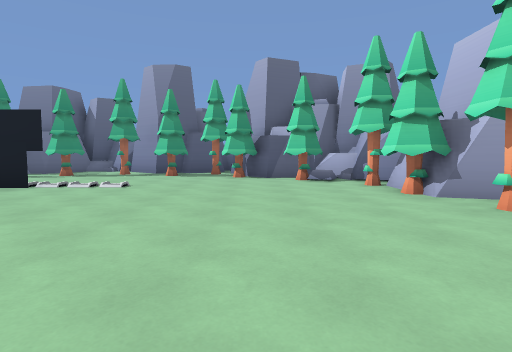
[1] (above)

16 first-person views from a walk through a 3-D level made in the Godot game engine. The camera is 1.3 m above the floor, tilts 4° down and sees 80° across. The floor is counted in squares, 2 m on a side. Each view is taken from the middle of a square. On the plan, view 1 faces up. The plan holds only what a view shows up to about 10 squares ahead; the rest is blank. The place goes on beyond the plan. Some surface patterns are stand-ins.

[2]
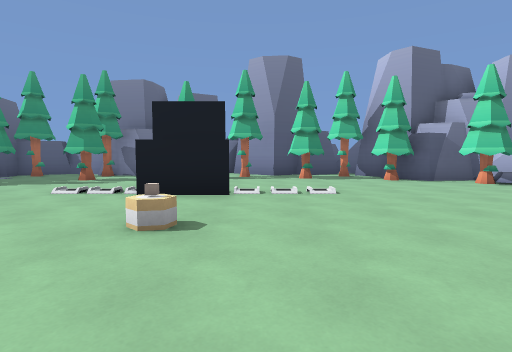

[3]
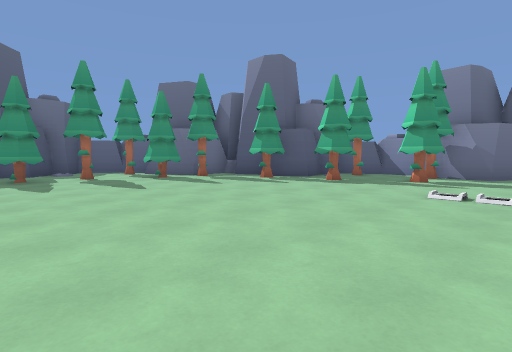

[4]
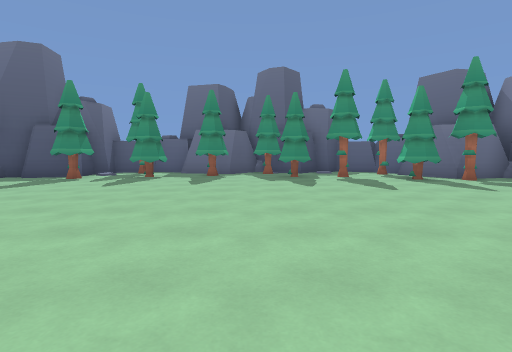

[5]
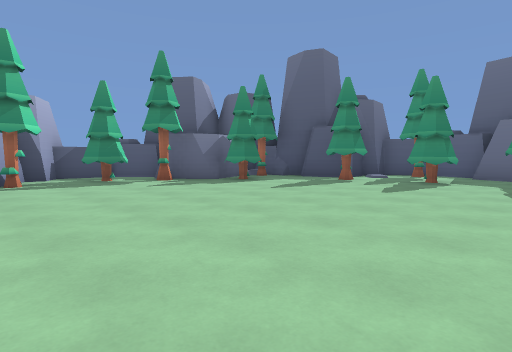

[6]
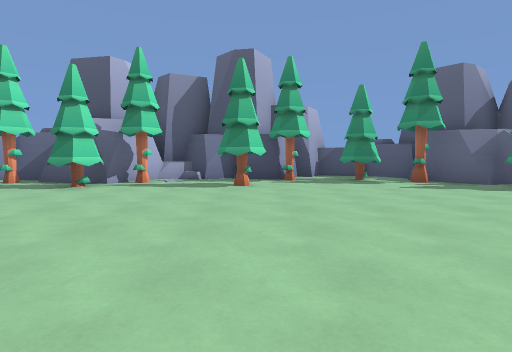

[7]
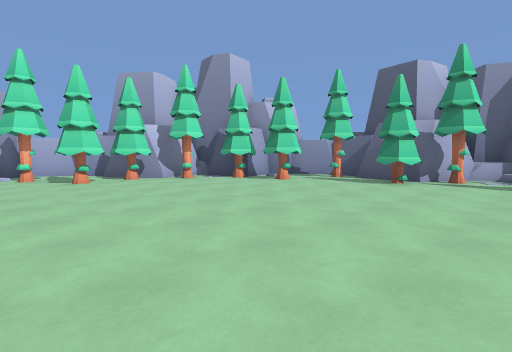

[8]
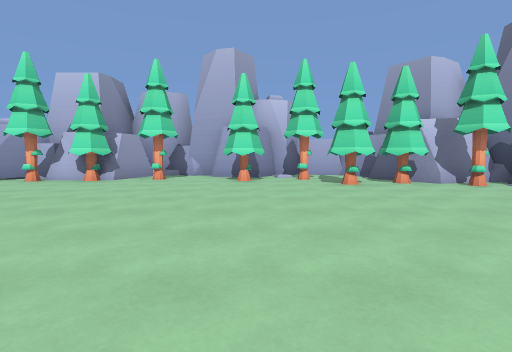

[9]
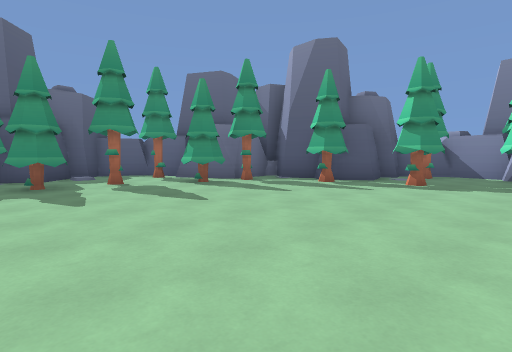

[10]
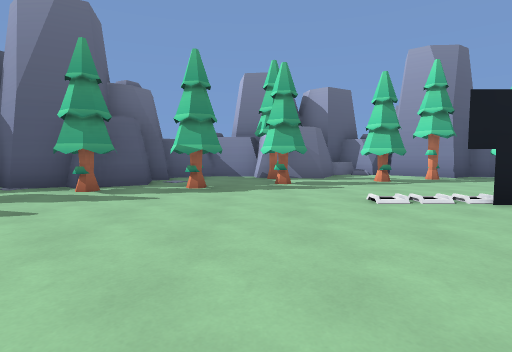

[11]
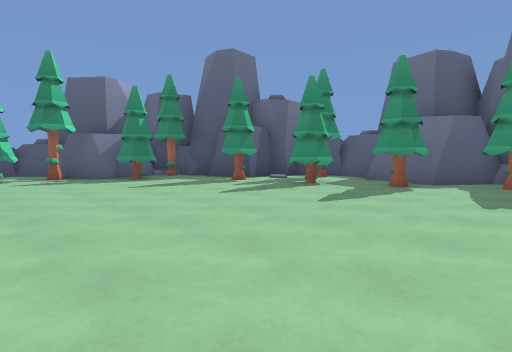

[12]
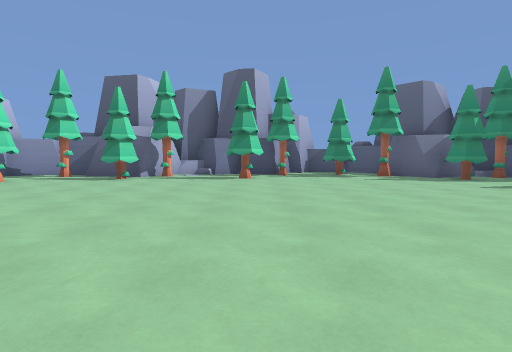

[13]
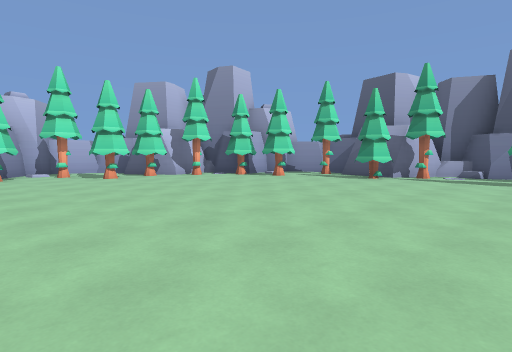

[14]
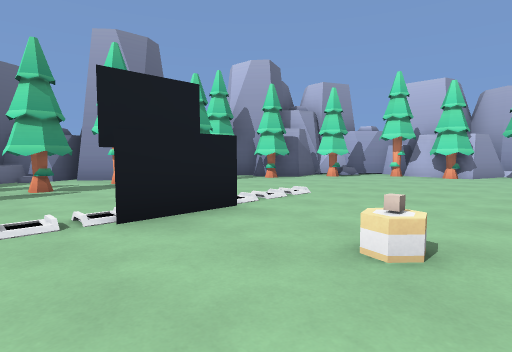

[15]
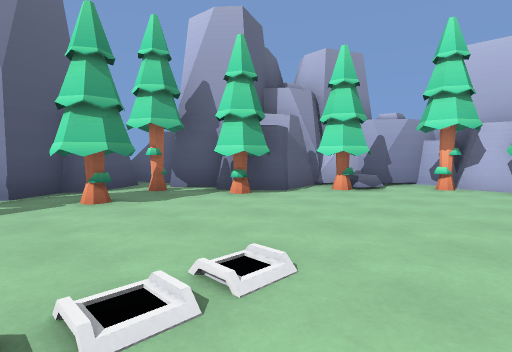

[16]
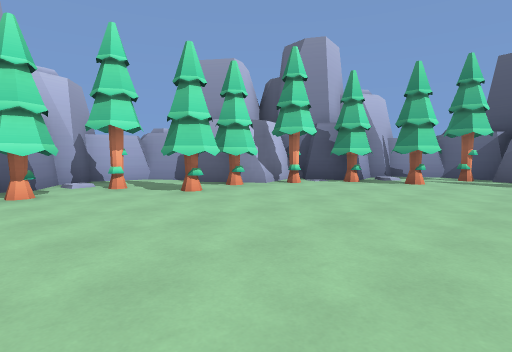

### Floor plan
Key: @ floor where view 1 was taken; # wall or solid block; . floor; / step, stairs or slope; = window, fence, low wall or low ledge; ^ raised ledge; T tree.
Columns run from 18 left of view 1 to 5 right of it. Each row starts with its distance up from view 1.
 13             ###
 12        #####^##
 11       ##.###..#####
 10       #T.T..T.TTTT#
  9       #..TT.T..TTT####
  8    ####.T..........TT##
  7    #T.T.............T.#
  6 ####.........#.......##
  5 #.TTT................T##
  4 #..T.................T.#
  3 ##.....................#
  2 ##TT..................##
  1 #TT..................T##
  0 ##TT..............@..T##
 -1 ##..................TT#
 -2 #..T................T##
 -3 #T..................####
 -4 ###TT..............T##
 -5   ##.............TTT#
 -6    #.TT....T..TT../##
 -7    #T##T...T..T#.T=#
 -8    #####T.T..#######
 -9       ##..#####
-10        ####

Positions as (right, up) in squares from view 1, and headings:
1: (0, 0), facing up
2: (-4, 1), facing up
3: (-6, 1), facing up-left
4: (-6, 1), facing left
5: (-7, 0), facing down-left
6: (-7, 0), facing down
7: (-6, 1), facing down-right
8: (-5, 1), facing right
9: (-8, 1), facing up-left
10: (-9, 2), facing up
11: (-9, 2), facing down-left
12: (-7, 2), facing down
13: (-7, 2), facing down-right
14: (-7, 3), facing up-right
15: (-4, 5), facing up-right
16: (-3, 2), facing down-right
